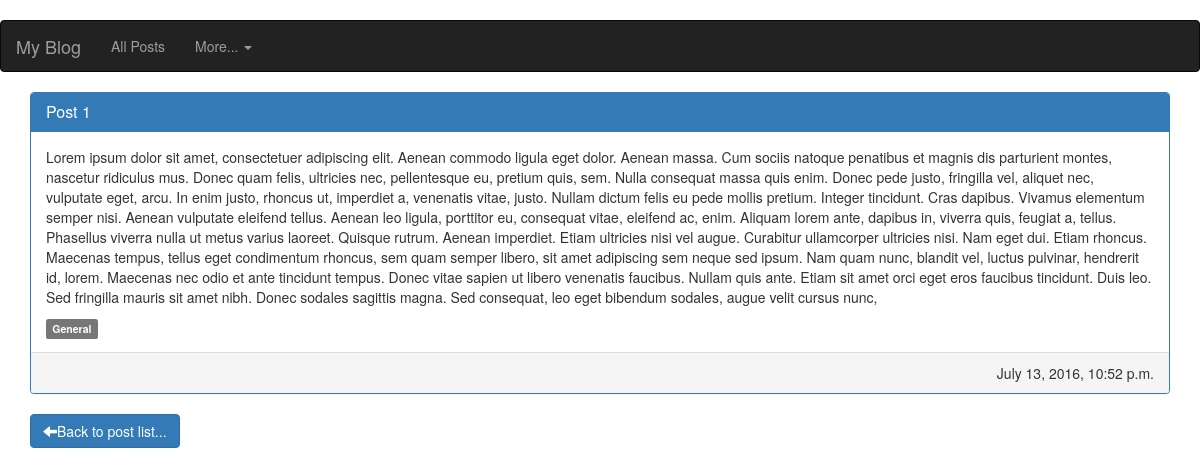
Page /blog/1/ on the committed database.
### blog/models.py (models this page shows, shortened)
class Post(models.Model):
    title = models.CharField(max_length=225)
    content = models.TextField(max_length=10000)
    published = models.BooleanField(default=False)
    created_date = models.DateTimeField(auto_now_add=True)
    modified_date = models.DateTimeField(auto_now=True)
    category = models.ForeignKey(Category, on_delete=models.CASCADE)

class Category(models.Model):
    title = models.CharField(max_length=256, blank=True)
    created_date = models.DateTimeField(auto_now_add=True)
    modified_date = models.DateTimeField(auto_now=True)
    class Meta:
        verbose_name_plural = "Categories"
    def __str__(self):
        return self.title

### blog/views.py (the view)
# urls.py: url(r'^(?P<pk>\d+)/$', PostDetailView.as_view(),name='detail'),
class PostDetailView(DetailView):
    model = Post

### blog/templates/blog/post_detail.html
{% extends 'base.html' %}
{% block content %}
<div class="panel panel-primary">
    <div class="panel-heading">
        <h1 class="panel-title">{{ post.title }}</h1>
    </div>
    <div class="panel-body">
        <p>{{ post.content }}</p>
        <span class="label label-default">{{ post.category }}</span>
    </div>
    <div class="panel-footer clearfix">
        <div class="pull-right">
            {{ post.modified_date }}
        </div>
    </div>
</div>
<a href="{% url 'blog:list'%}" class="btn btn-primary" role="button">
    <span class="glyphicon glyphicon-arrow-left" aria-hidden="true"></span>Back to post list...</a>
{% endblock %}

### blog/templates/base.html (style rules this page uses)
body { padding-top: 20px; }

### rows in the picture
Post: title "Post 1", content "Lorem ipsum dolor sit amet, consectetuer adipiscing elit. Aenean commodo ligula eget dolor. Aenean massa. Cum sociis natoque penatibus et magnis dis parturient montes, nascetur ridiculus mus. Donec quam felis, ultricies nec, pellentesque eu, pretium quis, sem. Nulla consequat massa quis enim. Donec pede justo, fringilla vel, aliquet nec, vulputate eget, arcu. In enim justo, rhoncus ut, imperdiet a, venenatis vitae, justo. Nullam dictum felis eu pede mollis pretium. Integer tincidunt. Cras dapibus. Vivamus elementum semper nisi. Aenean vulputate eleifend tellus. Aenean leo ligula, porttitor eu, consequat vitae, eleifend ac, enim. Aliquam lorem ante, dapibus in, viverra quis, feugiat a,…", category "General", modified_date "July 13, 2016, 10:52 p.m."
